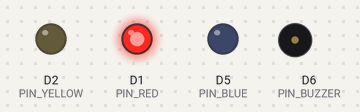
A sketch run on a simulated ESP8266 (NodeMCU). Parts: output pins drawn as LEDs (lit = HIGH), buzzer (waves = sounding, pin HIGH). WiFi joins after 1.5 s; servers stay silent unless stated; what the sketch prints to the serial monitor is not drawn.

Above: at 0.1 s.
At 0.9 s:
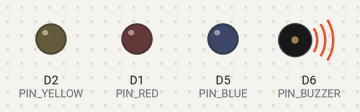
At 1.7 s:
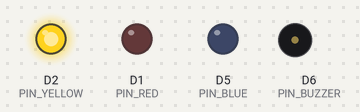
At 3.2 s:
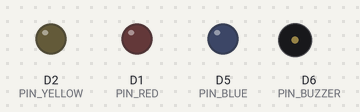
Timing chart, 0 to 4.7 s (numbered marks = the images above):
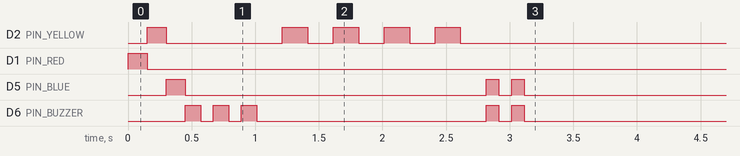

The sketch:

firmware.ino
```cpp
#include <ESP8266WiFi.h>
#include <WiFiUdp.h>

// Wi-Fi Credentials (2.4 GHz only)
struct WifiCredential {
  const char* ssid;
  const char* password;
  IPAddress localIP;
  IPAddress gateway;
};

WifiCredential wifiCredentials[] = {
  {"Vishwa", "vishwa@21062002", IPAddress(192, 168, 0, 200), IPAddress(192, 168, 0, 1)},
  {"Gramle_Jio", "Appu@123", IPAddress(192, 168, 31, 200), IPAddress(192, 168, 31, 1)}
};

const int wifiCredentialCount = sizeof(wifiCredentials) / sizeof(wifiCredentials[0]);
const unsigned long wifiConnectTimeoutMs = 15000;

// Shared network settings
IPAddress subnet(255, 255, 255, 0);     // Subnet mask
IPAddress primaryDNS(8, 8, 8, 8);       // Optional DNS
IPAddress secondaryDNS(8, 8, 4, 4);

WiFiUDP udp;
const unsigned int localUdpPort = 4210;
char incomingPacket[255];

// NodeMCU Pin Mapping
#define PIN_RED    D1
#define PIN_YELLOW D2
#define PIN_BLUE   D5
#define PIN_BUZZER D6

enum State { IDLE, WAITING, RUNNING, COMPLETE, OUT_OF_TOKENS };
State currentState = IDLE;

void setLEDs(bool red, bool yellow, bool blue) {
  digitalWrite(PIN_RED, red ? HIGH : LOW);
  digitalWrite(PIN_YELLOW, yellow ? HIGH : LOW);
  digitalWrite(PIN_BLUE, blue ? HIGH : LOW);
}

// Helper tone functions (works for both active and passive buzzers)
void shortBeep() {
  for(int i=0;i<3;i++)
  {
    digitalWrite(PIN_BUZZER, HIGH);
    delay(120);
    digitalWrite(PIN_BUZZER, LOW);
    if(i<2)
    {
      delay(100);
    }
  }
}

void longBeep() {
  digitalWrite(PIN_BUZZER, HIGH);
  delay(800);
  digitalWrite(PIN_BUZZER, LOW);
}

void completionBeep() {
  for (int i = 0; i < 2; i++) {
    digitalWrite(PIN_BUZZER, HIGH);
    delay(120);
    digitalWrite(PIN_BUZZER, LOW);
    if (i == 0) {
      delay(100);
    }
  }
}

void updateLED() {
  switch (currentState) {
    case WAITING:
      setLEDs(false, true, false);   // Yellow
      shortBeep();                   // Short Beep for prompt dispatched
      break;

    case RUNNING:
      setLEDs(false, false, true);   // Blue
      break;
    case OUT_OF_TOKENS:
      setLEDs(true, false, false);   // Red
      longBeep();                    // Long Warning Beep
      break;

    case COMPLETE:
      setLEDs(false, false, false);  // Work finished: LEDs off
      completionBeep();              // Two short completion beeps
      currentState = IDLE;
      break;

    case IDLE:
    default:
      setLEDs(false, false, false);  // Off
      break;
  }
}

bool connectToWiFi() {
  WiFi.mode(WIFI_STA);

  for (int i = 0; i < wifiCredentialCount; i++) {
    Serial.print("\nConnecting to Wi-Fi: ");
    Serial.println(wifiCredentials[i].ssid);

    WiFi.disconnect();
    delay(200);

    // Configure this Wi-Fi's Static IP before connecting
    if (!WiFi.config(wifiCredentials[i].localIP, wifiCredentials[i].gateway, subnet, primaryDNS, secondaryDNS)) {
      Serial.println("Failed to configure Static IP");
    }

    WiFi.begin(wifiCredentials[i].ssid, wifiCredentials[i].password);

    unsigned long startedAt = millis();
    while (WiFi.status() != WL_CONNECTED && millis() - startedAt < wifiConnectTimeoutMs) {
      setLEDs(false, true, false); delay(200);
      setLEDs(false, false, false); delay(200);
      Serial.print(".");
    }

    if (WiFi.status() == WL_CONNECTED) {
      Serial.println("\nWiFi Connected!");
      Serial.print("Connected SSID: ");
      Serial.println(wifiCredentials[i].ssid);
      return true;
    }

    Serial.println("\nWiFi not connected, trying next saved network...");
  }

  return false;
}

void setup() {
  Serial.begin(115200);

  pinMode(PIN_RED, OUTPUT);
  pinMode(PIN_YELLOW, OUTPUT);
  pinMode(PIN_BLUE, OUTPUT);
  pinMode(PIN_BUZZER, OUTPUT);
  digitalWrite(PIN_BUZZER, LOW);

  // Self-test LED + Audio check
  setLEDs(true, false, false); delay(150);
  setLEDs(false, true, false); delay(150);
  setLEDs(false, false, true); delay(150);
  setLEDs(false, false, false);
  shortBeep();

  while (!connectToWiFi()) {
    Serial.println("No saved Wi-Fi connected. Retrying all networks in 5 seconds...");
    setLEDs(true, true, false);
    delay(5000);
  }

  Serial.print("NodeMCU Fixed IP Address: ");
  Serial.println(WiFi.localIP());

  // Two quick blinks and double beep to confirm connection
  for (int i = 0; i < 2; i++) {
    setLEDs(false, false, true);
    digitalWrite(PIN_BUZZER, HIGH);
    delay(100);
    setLEDs(false, false, false);
    digitalWrite(PIN_BUZZER, LOW);
    delay(100);
  }

  udp.begin(localUdpPort);
  updateLED();
}

void loop() {
  int packetSize = udp.parsePacket();
  if (packetSize) {
    int len = udp.read(incomingPacket, 255);
    if (len > 0) {
      incomingPacket[len] = '\0';
      char cmd = incomingPacket[0];

      switch (cmd) {
        case 'Y': currentState = WAITING; break;
        case 'B': currentState = RUNNING; break;
        case 'R': currentState = OUT_OF_TOKENS; break;
        case 'C': currentState = COMPLETE; break;
        case 'O': currentState = IDLE; break;
        default: break;
      }
      updateLED();
    }
  }
}
```
